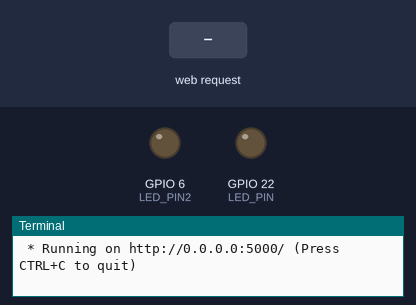
This program was run on a simulated Raspberry Pi (BCM pin numbers). On the bench: output pins drawn as LEDs (lit = HIGH), the last lines printed to the terminal. The test bench sets the inputs (shaded band). The clock reads 2024-03-15 10:24:30 at power-on unless the program sets it.

Above: at 1.2 s.
1.3 s: HTTP request for /led/on/green received
At 1.9 s:
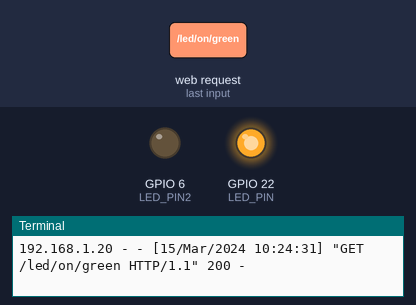
2.8 s: HTTP request for /led/on/blue received
At 4.0 s:
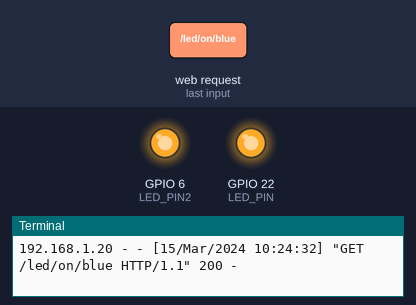
4.3 s: HTTP request for /led/off/green received
At 5.4 s:
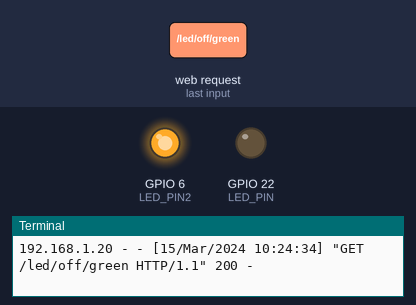
Timing chart, 0 to 7.3 s (numbered marks = the images above; inputs shaded):
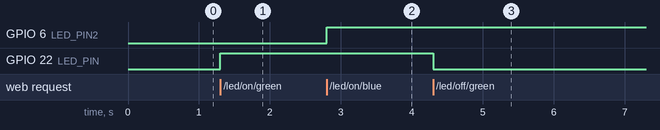

The program:

flask_taskkk.py
```python
from flask import Flask
import RPi.GPIO as GPIO
LED_PIN = 22
LED_PIN2 = 6

GPIO.setmode(GPIO.BCM)
GPIO.setup(LED_PIN,GPIO.OUT)
GPIO.setup(LED_PIN2,GPIO.OUT)

app = Flask(__name__)

@app.route("/")
def hello():
    return '''
        <p>Hello, Flask !!</p>
        <a href="/led/on/green">GREENLED ON</a>
        <a href="/led/off/green">GREENLED OFF</a>
        <a href="/led/on/blue">BLUELED ON</a>
        <a href="/led/off/blue">BLUELED OFF</a>

    '''

@app.route("/led/<op>/<color>")
def led_op(color,op):
    if op == "on" and color == "green":
        GPIO.output(LED_PIN, GPIO.HIGH)
        return '''
        <p>LED ON</p>
        <a href="/">Go home</a>
      '''
    elif op == "off" and color == "green" :
        GPIO.output(LED_PIN, GPIO.LOW)
        return'''
        <p>LED OFF</p>
        <a href="/">Go home</a>
        '''
    elif op == "on" and color == "blue":
        GPIO.output(LED_PIN2, GPIO.HIGH)
        return '''
        <p>LED ON</p>
        <a href="/">Go home</a>
      '''
    elif op == "off" and color == "blue":
        GPIO.output(LED_PIN2, GPIO.LOW)
        return'''
        <p>LED OFF</p>
        <a href="/">Go home</a>
        '''

if __name__ == "__main__":
    try:
      app.run(host="0.0.0.0")
    finally:
        GPIO.cleanup()
```

Measured:
- after the input at 1.3 s, GPIO 22 (LED_PIN): LOW → HIGH at once
- after the input at 2.8 s, GPIO 6 (LED_PIN2): LOW → HIGH at once
- after the input at 4.3 s, GPIO 22 (LED_PIN): HIGH → LOW at once
